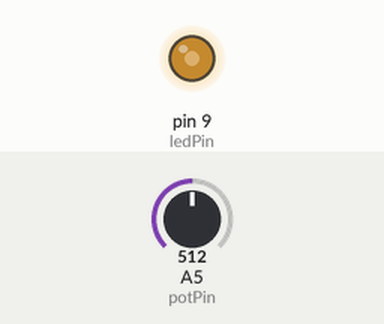
Recording of a sketch running on a simulated Arduino Uno, built with avr-gcc and run on an emulated ATmega328P. Shown: output pins drawn as LEDs (lit = HIGH). Inputs (shaded band) come from the test bench; at power-on: A5 (potPin) = 512.

Above: at 1.2 s.
1.3 s: A5 (potPin) set to 716
At 2.5 s:
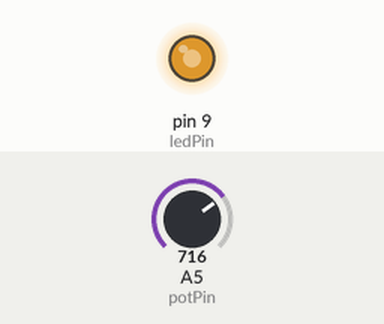
2.8 s: A5 (potPin) set to 900
At 3.8 s:
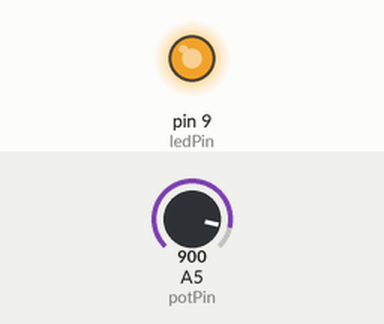
4.3 s: A5 (potPin) set to 122
At 4.9 s:
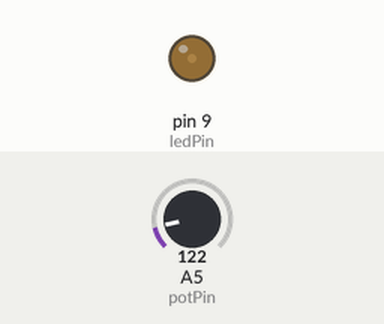
5.8 s: A5 (potPin) set to 0
At 6.1 s:
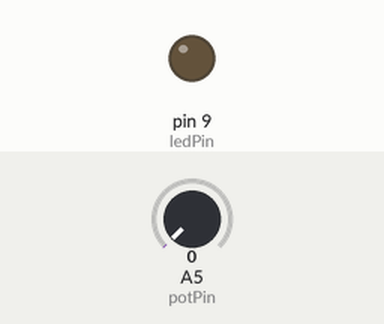
7.3 s: A5 (potPin) set to 511
At 8.4 s:
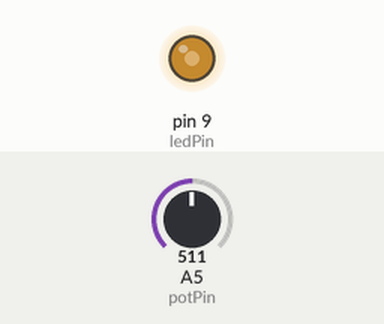
Timing chart, 0 to 9.8 s (numbered marks = the images above; inputs shaded):
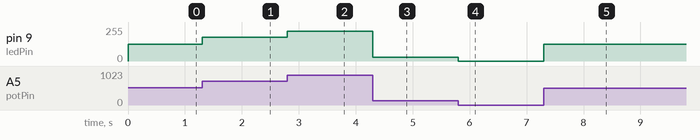

The sketch:

main.ino
```cpp
int potPin = A5;
int ledPin = 9;

int potValue;
int brightness;

void setup()
{
  pinMode(ledPin, OUTPUT);
}

void loop()
{
  // قراءة قيمة potentiometer
  potValue = analogRead(potPin);

  // تحويل القيمة من 0-1023 إلى 0-255
  brightness = map(potValue, 0, 1023, 0, 255);

  // التحكم في شدة LED
  analogWrite(ledPin, brightness);
}
```

Measured:
- after the input at 1.3 s, pin 9 (ledPin): 127/255 → 178/255 at once
- after the input at 2.8 s, pin 9 (ledPin): 178/255 → 224/255 at once
- after the input at 4.3 s, pin 9 (ledPin): 224/255 → 30/255 at once
- after the input at 5.8 s, pin 9 (ledPin): 30/255 → 0/255 at once
- after the input at 7.3 s, pin 9 (ledPin): 0/255 → 127/255 at once
